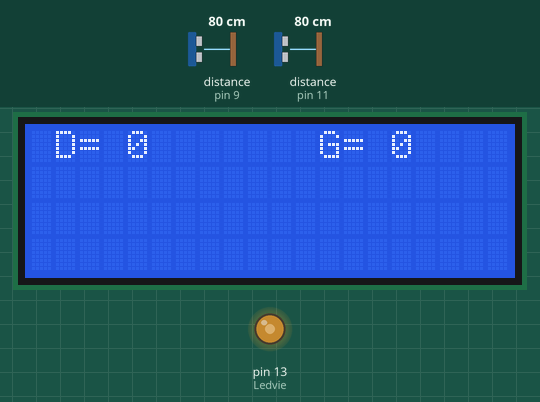
Bench run of a sketch on a simulated Arduino Uno, built with avr-gcc and run on an emulated ATmega328P. Parts: 20×4 character LCD, output pins drawn as LEDs (lit = HIGH). Wiring (inferred from the names in the program): 2 × ultrasonic range finder: trigger pin 8, echo pin 9 / trigger pin 10, echo pin 11. Inputs (shaded band) come from the test bench; at power-on: distance to the obstacle (sensors on pin 9, pin 11) 80 cm. The echo pulse lasts 58.3 µs per cm; pins used as bus, display or sensor lines are not drawn.

Above: at 1.2 s.
1.3 s: distance to the obstacle (sensor on pin 9) set to 2 cm
At 2.6 s:
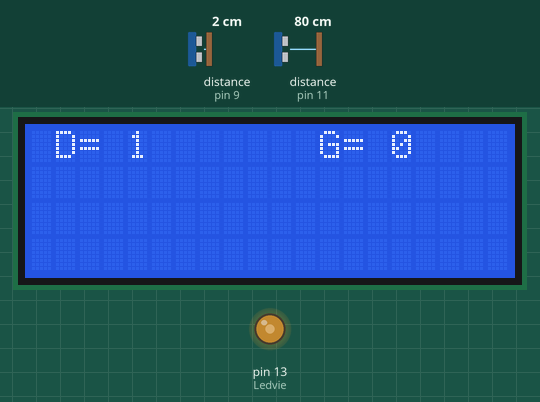
3.0 s: distance to the obstacle (sensor on pin 11) set to 2 cm
At 3.22 s:
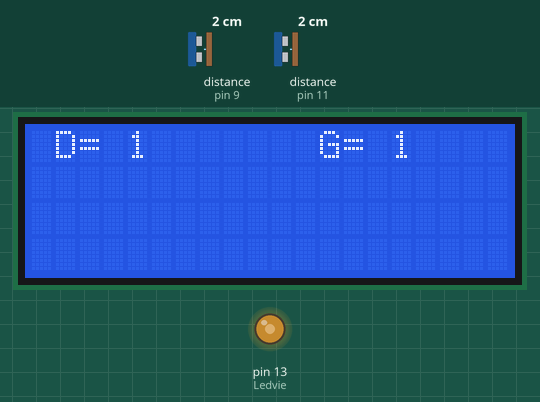
4.5 s: distance to the obstacle (sensor on pin 9) set to 4 cm
6.0 s: distance to the obstacle (sensor on pin 11) set to 4 cm
At 7.36 s:
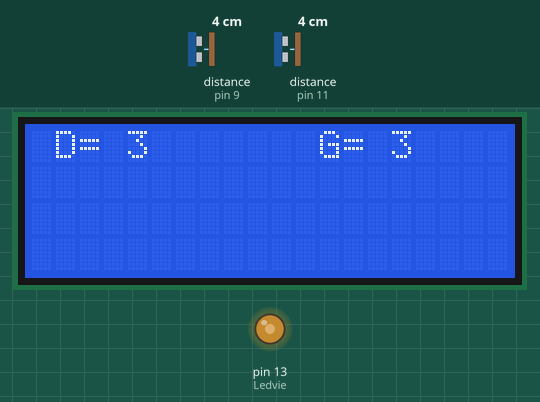
Timing chart, 0 to 8.5 s (numbered marks = the images above; inputs shaded):
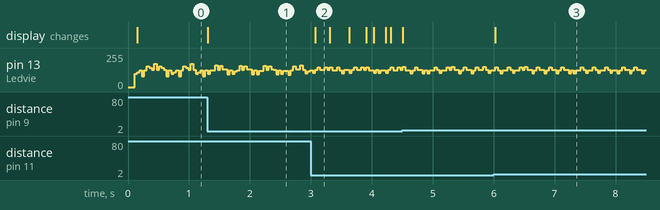

The sketch:

Ultrason_final.ino
```cpp
#include <Wire.h>
#include <LiquidCrystal_I2C.h>


LiquidCrystal_I2C lcd(0x27,20,4);

#define Ledvie 13
#define trigD 8
#define echoD 9
#define trigG 10
#define echoG 11
#define gauche 1
#define droit 0


unsigned long t, t0 = 0 ;
float ancienD = 0;
float nouveauD ;
boolean etatLedvie = true;


float ultrason(boolean direct);


void setup() {

 lcd.init();
 lcd.backlight();
 lcd.setCursor(12,0);
 lcd.print("G=");
 lcd.setCursor(1,0);
 lcd.print("D=");

 pinMode(Ledvie,OUTPUT);
 pinMode(trigG,OUTPUT);
 pinMode(trigD,OUTPUT);
// Serial.begin(9600);

}


void loop() {

  etatLedvie=!etatLedvie;
  digitalWrite(Ledvie, etatLedvie);

  t = millis();
   if ((t - t0) >= 100)
   {   t0 = t;

  int DistanceD = ultrason(droit);
  int DistanceG = ultrason(gauche);

  if((DistanceD >= 100) || (DistanceG >= 100)){
    DistanceD = 0;
    DistanceG = 0;
    }

  lcd.setCursor(3, 0);
  if(DistanceD < 10){ lcd.print(' '); }
  lcd.print(DistanceD);

  lcd.setCursor(14, 0);
  if(DistanceG < 10){ lcd.print(' '); }
  lcd.print(DistanceG);
  }
}

float ultrason(boolean direct)
{
  byte trig, echo ;

  if (direct == droit){
         trig = trigD ;
         echo = echoD;
    }
    else
    {
       if(direct == gauche){
            trig = trigG;
            echo = echoG;
        }
    }

  digitalWrite(trig, HIGH);
  delayMicroseconds(10);
  digitalWrite(trig, LOW);

  t = pulseIn(echo, HIGH,  4250);

  nouveauD = (0.034 * t)/2;


    if(ancienD != nouveauD){

      ancienD = nouveauD ;

    }
    return nouveauD;
  }
```

Measured:
- after the input at 1.3 s, the display: changes at once (image 1)
- after the input at 3.0 s, the display: changes after 0.07 s (image 2)
- after the input at 6.0 s, the display: changes at once (image 3)
